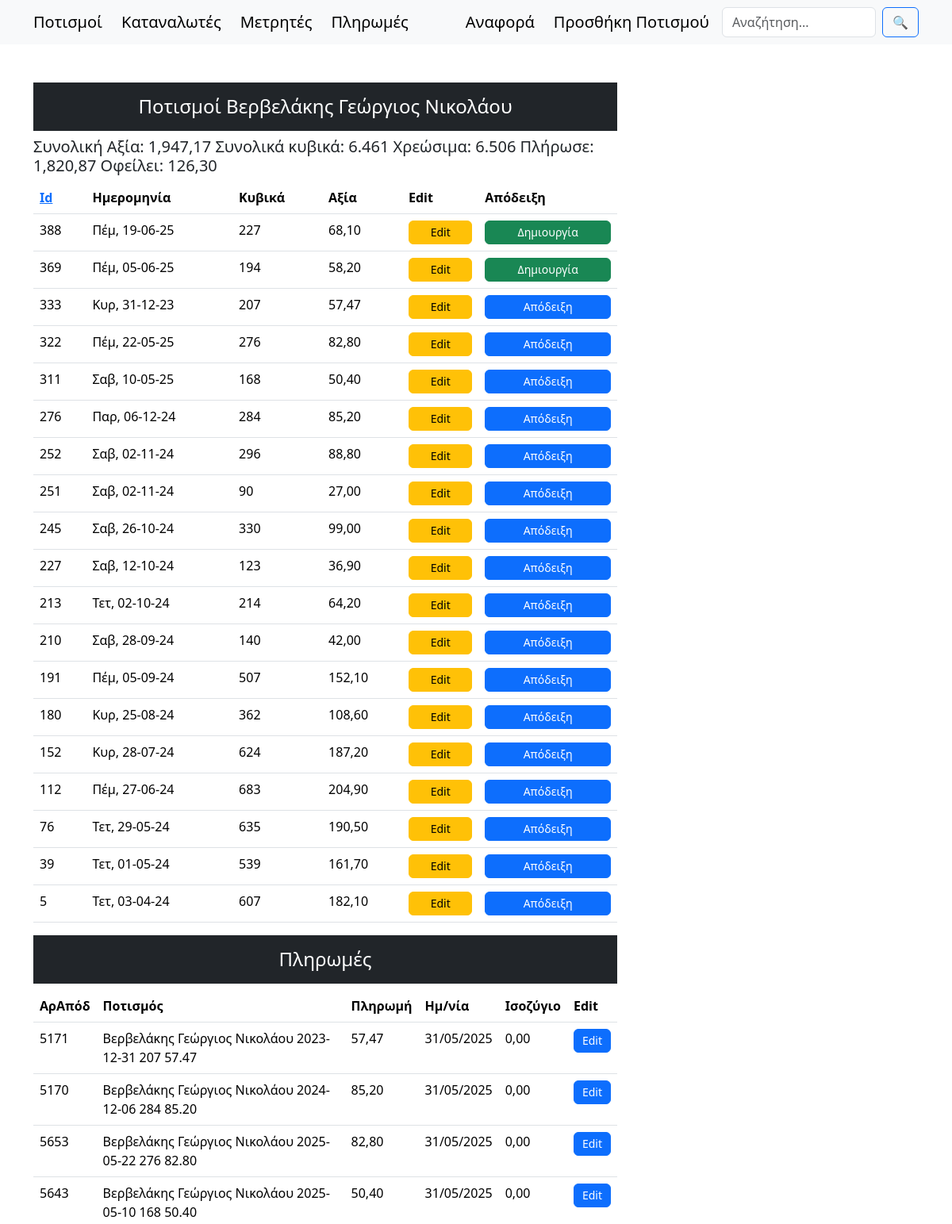
The app's page /customerIrrigations/5/ (upper part), older data.
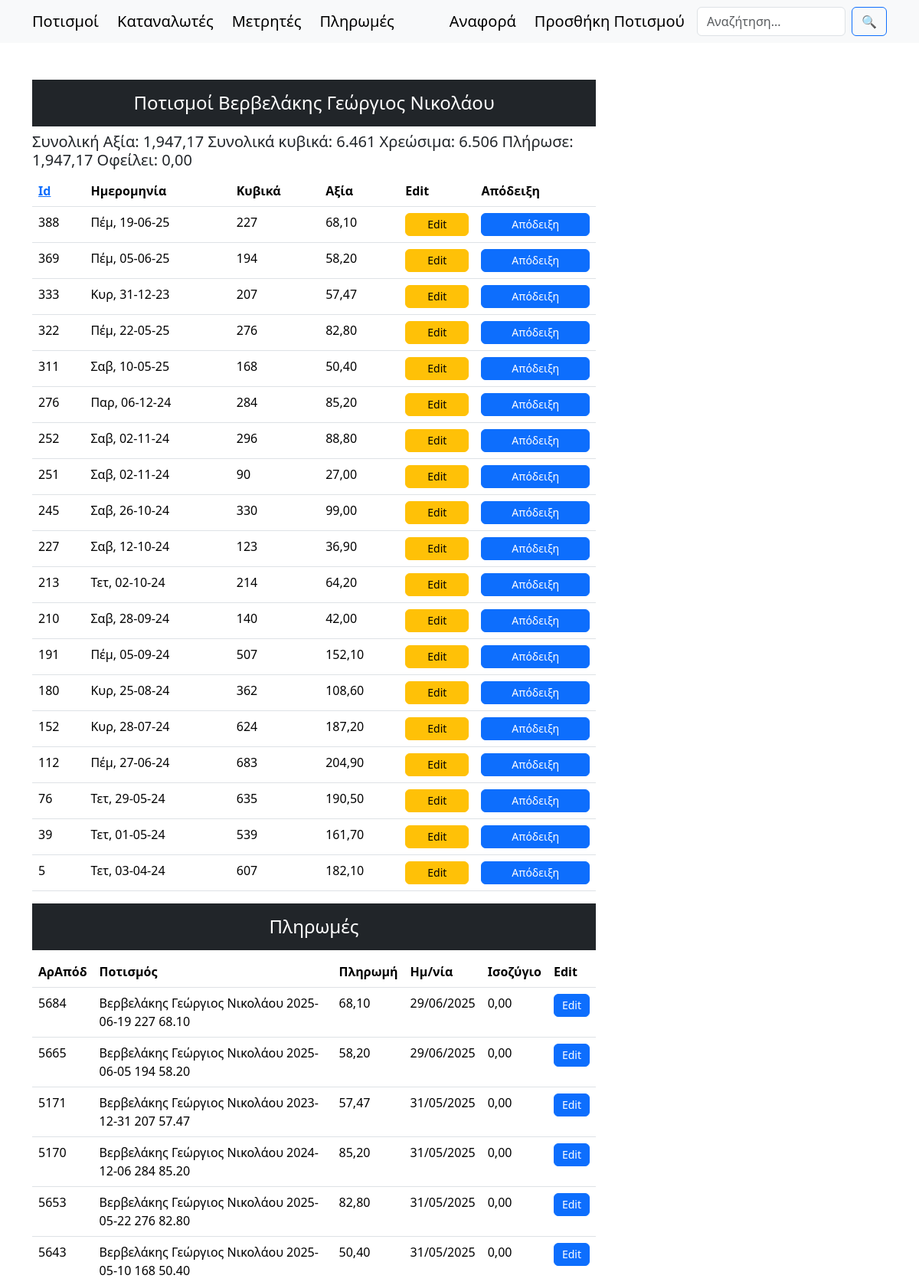
The same page, newer data.
### synet/models.py (models this page shows, shortened)
class Persons(models.Model):
    surname = models.CharField(max_length=100)
    name = models.CharField(max_length=100, null=True, blank=True)
    fathersName = models.CharField(max_length=100, null=True, blank=True)
    afm = models.CharField(max_length=9, null=True, blank=True, unique=True)
    phone = models.CharField(max_length=10, null=True, blank=True)
    member = models.BooleanField(default=True)  # Είναι μέλος του συνεταιρισμού
    payAsMember = models.BooleanField(default=True)  # Πληρώνει σαν μέλος του συνεταιρισμού
    isActive = models.BooleanField(default=False)  # Είναι ενεργός στον πολιτισμό
    aa = models.IntegerField(null=True, blank=True, unique=True)  # Αύξων αριθμός απόφασης ΔΣ 7/10/2000
    placeOfResidence = models.CharField(max_length=20, null=True, blank=True) # Τόπος διαμονής
    notes = models.CharField(max_length=100, null=True, blank=True)
    class Meta:
        unique_together = ('surname', 'name', 'fathersName')
        ordering = ['surname', 'name', 'fathersName']
    def __str__(self):
        return f"{self.surname} {self.name} {self.fathersName}".strip()  # Αφαιρεί επιπλέον κενά
    @classmethod
    def customers(cls):
        return cls.objects.filter(isActive=True)

class WaterCons(models.Model):
    serialNumber = models.IntegerField(null=True, blank=True)
    date = models.DateField()
    counter = models.ForeignKey(Counters, on_delete=models.SET_NULL, null=True)
    customer = models.ForeignKey(Persons, on_delete=models.SET_NULL, null=True)
    finalIndication = models.IntegerField()
    initialIndication = models.IntegerField()
    intermediateIndication = models.IntegerField(null=True, blank=True)
    cubicMeters = models.IntegerField(null=True, blank=True)
    billableCubicMeters = models.IntegerField(null=True, blank=True)
    hydronomistsCubicMeters = models.DecimalField(max_digits=10, decimal_places=2, null=True, blank=True)
    costPerMeter = models.DecimalField(max_digits=10, decimal_places=2, null=True, blank=True, default=0.30)
    cost = models.DecimalField(max_digits=10, decimal_places=2, null=True, blank=True)
    hydronomistsRight = models.DecimalField(max_digits=10, decimal_places=2, null=True, blank=True)
    viberMsg = models.CharField(max_length=200, null=True, blank=True)
    notes = models.TextField( null=True,blank=True)
    field = models.ForeignKey(Fields, on_delete=models.SET_NULL, null=True, blank=True)
    receipt = models.ForeignKey("Paids", on_delete=models.SET_NULL, null=True, blank=True, related_name="watercons_receipts") # idΑπόδειξης (paids_id)
    def __str__(self):
        return f"{self.customer} {self.date} {self.billableCubicMeters} {self.cost}".strip()  # Αφαιρεί επιπλέον κενά

class Paids(models.Model):
    irrigation = models.ForeignKey(WaterCons, on_delete=models.SET_NULL, null=True, blank=True, related_name="paid_irrigations")
    customer = models.ForeignKey(Persons, on_delete=models.SET_NULL, null=True)
    cost = models.DecimalField(max_digits=10, decimal_places=2, null=True, blank=True)
    receiptNumber = models.IntegerField(null=True, blank=True, unique=True)
    paid = models.DecimalField(max_digits=10, decimal_places=2, null=True, blank=True)
    paymentDate = models.DateField(null=True, blank=True)
    receiver = models.ForeignKey(Receivers, on_delete=models.SET_NULL, null=True, blank=True)
    balance = models.DecimalField(max_digits=10, decimal_places=2, null=True, blank=True)

### synet/views.py (the view)
# urls.py: path('customerIrrigations/<int:customer_id>/', views.customerIrrigations, name="customerIrrigations"),
def customerIrrigations(request, customer_id):
    sort_by = request.GET.get('sort', '-id')
    order = request.GET.get('order', 'asc')
    if order == 'desc':
        sort_by = f'-{sort_by}'  # Προσθέτει "-" για φθίνουσα ταξινόμηση
    data = WaterCons.objects.all().filter(customer_id=customer_id).order_by(sort_by)
    customerPaids = Paids.objects.all().filter(customer=customer_id).order_by(sort_by)
    customer = Persons.customers().filter(id=customer_id).first()
    total_cost = WaterCons.objects.filter(customer_id=customer_id).aggregate(Sum('cost'))['cost__sum']
    total_cubic = WaterCons.objects.filter(customer_id=customer_id).aggregate(Sum('cubicMeters'))['cubicMeters__sum']
    total_billable = WaterCons.objects.filter(customer_id=customer_id).aggregate(Sum('billableCubicMeters'))['billableCubicMeters__sum']
    total_paid = Paids.objects.filter(customer=customer_id).aggregate(Sum('paid'))['paid__sum']
    debt = total_cost - total_paid
    context = {
        'data': data,
        'order': 'asc' if order == 'desc' else 'desc',
        'customer': customer,
        'total_cost': total_cost,
        'total_cubic': total_cubic,
        'total_billable': total_billable,
        'customerPaids': customerPaids,
        'total_paid': total_paid,
        'debt': debt,
        }
    return render(request, 'customerIrrigations.html', context)

### templates/customerIrrigations.html (shortened to what this page needs)
{% extends "main.html" %}
{% load humanize %}
{% block content %}
<div class="container mt-5">
    <div class="row">
        <div class="col-md-8">
          <h4 class="text-center text-white bg-dark p-3 sticky-top">Ποτισμοί {{customer}}</h4>
          <h5>
            Συνολική Αξία: {{ total_cost|floatformat:2|intcomma }}
            Συνολικά κυβικά: {{total_cubic|intcomma}}
            Χρεώσιμα: {{total_billable|intcomma}}
            Πλήρωσε: {{ total_paid|floatformat:2|intcomma }}
            Οφείλει: {{ debt|floatformat:2|intcomma }}
          </h5>
          <table class="table">
              <thead>
                 <tr>
                    <th scope="col"><a href="?sort=id&order={{ order }}">Id</a></th>
                    <th scope="col">Ημερομηνία</th>
                    <th scope="col">Κυβικά</th>
                    <th scope="col">Αξία</th>
                    <th scope="col">Edit</th>
                    <th scope="col">Απόδειξη</th>
                  </tr>
                </thead>
                <tbody>
                    {% for d in data %}
                  <tr>
                    <td scope="row">{{d.id}}</td>
                    <td>{{ d.date|date:"D, d-m-y" }}</td>
                    <td>{{d.billableCubicMeters}}</td>
                    <td>{{d.cost}}</td>
                    <td><a type="button" href="/update-irrigation/{{d.id}}" class="btn btn-warning">Edit</a></td>
                    {% if d.receipt %}
                      <td><a href="{% url 'paids_update' d.receipt.id %}" class="btn btn-primary">Απόδειξη</a></td>
                    {% else %}
                      <td><a href="{% url 'create_payment' d.id %}" class="btn btn-success">Δημιουργία</a></td>
                    {% endif %}
                  </tr>
                  {% endfor %}
                </tbody>
              </table>
            <h4 class="text-center text-white bg-dark p-3">Πληρωμές</h4>
            <table class="table">
                <thead>
                  <tr>
                    <th scope="col">ΑρΑπόδ</th>
                    <th scope="col">Ποτισμός</th>
                    <th scope="col">Πληρωμή</th>
                    <th scope="col">Ημ/νία</th>
                    <th scope="col">Ισοζύγιο</th>
                    <th scope="col">Edit</th>
                  </tr>
                </thead>
                <tbody>
                  {% for d in customerPaids %}
                    <tr>
                      <td>{{d.receiptNumber}}</td>
                      <td>{{d.irrigation}}</td>
                      <td>{{d.paid}}</td>
                      <td>{{d.paymentDate}}</td>
                      <td>{{d.balance}}</td>
                      {% if d.balance == 0 %}
                        <td><a type="button" href="/paids/update/{{d.id}}" class="btn btn-primary">Edit</a></td>
                      {% elif d.balance > 0 %}
                        <td><a type="button" href="/paids/update/{{d.id}}" class="btn btn-success">Edit</a></td>
                      {% elif d.balance < 0 %}
                        <td><a type="button" href="/paids/update/{{d.id}}" class="btn btn-danger">Edit</a></td>
                      {% else %}
                        <td><a type="button" href="/paids/update/{{d.id}}" class="btn btn-warning">Edit</a></td>
                      {% endif %}
                    </tr>
                  {% endfor %}
                </tbody>
              </table>
        </div>
    </div>
</div>
{% endblock content %}

### templates/main.html (shortened to what this page needs)
<!DOCTYPE html>
<html lang="el">
<head>
    <link href="https://cdn.jsdelivr.net/npm/bootstrap@5.3.3/dist/css/bootstrap.min.css" rel="stylesheet">
</head>
<body>
    {% include "navbar.html" %}
    {% block content %}
    {% endblock content %}
</body>
</html>

### templates/navbar.html (shortened to what this page needs)
<nav class="navbar navbar-expand-lg navbar-light bg-body-tertiary fixed-top">
  <div class="container-md d-flex justify-content-between align-items-center">
    <div class="d-flex gap-2">
      <a class="navbar-brand" href="/">Ποτισμοί</a>
      <a class="navbar-brand" href="/customers/">Καταναλωτές</a>
      <a class="navbar-brand" href="/counters/">Μετρητές</a>
      <a class="navbar-brand" href="/paids/">Πληρωμές</a>
      <a class="navbar-brand" href="/report/">Αναφορά</a>
      <a class="navbar-brand" href="/add-irrigation/">Προσθήκη Ποτισμού</a>
    </div>
    <form class="d-flex" method="get" action="{% url 'global_search' %}">
      <input class="form-control me-2" type="search" name="q" placeholder="Αναζήτηση..." aria-label="Αναζήτηση">
      <button class="btn btn-outline-primary" type="submit">🔍</button>
    </form>
  </div>
</nav>

### templates/customerIrrigations.html (style rules this page uses)
td a.btn { display: flex; align-items: center; justify-content: center; height: 30px; padding: 5px 10px; font-size: 14px; }

Row changes from the older to the newer data that the page shows:
changed WaterCons "Πέμ, 19-06-25": receipt_id "Δημιουργία" → "Απόδειξη"
changed WaterCons "Πέμ, 05-06-25": receipt_id "Δημιουργία" → "Απόδειξη"
added Paids: receiptNumber "5684", irrigation "Βερβελάκης Γεώργιος Νικολάου 2025-06-19 227 68.10", paid "68,10", paymentDate "29/06/2025", balance "0,00"
added Paids: receiptNumber "5665", irrigation "Βερβελάκης Γεώργιος Νικολάου 2025-06-05 194 58.20", paid "58,20", paymentDate "29/06/2025", balance "0,00"
Text that changed along with them:
{{ total_paid|floatformat:2|intcomma }}: "1,820,87" → "1,947,17"
{{ debt|floatformat:2|intcomma }}: "126,30" → "0,00"
